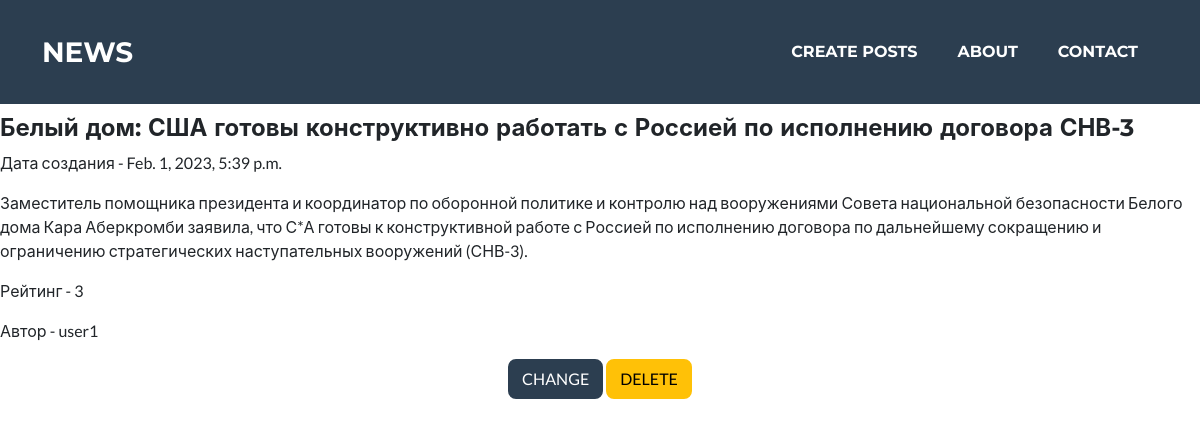
/news/6, run on the app's committed database.
### NewsPortal/models.py (models this page shows, shortened)
class Post(models.Model):
    date = models.DateTimeField(auto_now_add=True)
    headline = models.CharField(max_length=255, unique=True)
    content = models.TextField()
    post_rating = models.IntegerField(default=0)
    position = models.CharField(max_length=2, choices=POSITIONS, default=news)
    author = models.ForeignKey(Author, on_delete=models.CASCADE)
    categories = models.ManyToManyField(Category, through="PostCategory")

class Author(models.Model):
    person = models.OneToOneField(User, on_delete=models.CASCADE)
    user_rating = models.IntegerField(default=0)
    def __str__(self):
        return f'{self.person.username}'

### NewsPortal/views.py (the view)
# urls.py: path('<int:pk>', PostsDetail.as_view(), name='post_detail'),
class PostsDetail(DetailView):
    model = Post
    template_name = 'post.html'
    context_object_name = 'post'

### templates/post.html (shortened to what this page needs)
{% extends 'flatpages/default.html' %}
{% load custom_filters %}
{% block content %}
<h4>{{ post.headline }} </h4>
<p>Дата создания - {{ post.date }} </p>
<p>{{ post.content|censor }} </p>
<p>Рейтинг - {{ post.post_rating }} </p>
<p>Автор - {{ post.author }} </p>
<p>
    <div class="col text-center">
    <a href="{% url 'post_update' pk=post.pk %}" class="btn btn-secondary">CHANGE</a>
    <a href="{% url 'post_delete' pk=post.pk %}" class="btn btn-warning">DELETE</a>
</div>
</p>
{% endblock content %}

### data on the page
Post: headline "Белый дом: США готовы конструктивно работать с Россией по исполнению договора СНВ-3", date "Feb. 1, 2023, 5:39 p.m.", content|censor "Заместитель помощника президента и координатор по оборонной политике и контролю над вооружениями Совета национальной безопасности Белого дома Кара Аберкромби заявила, что С*А готовы к конструктивной работе с Россией по исполнению договора по дальнейшему сокращению и ограничению стратегических наступательных вооружений (СНВ-3).", post_rating "3", author "user1"
